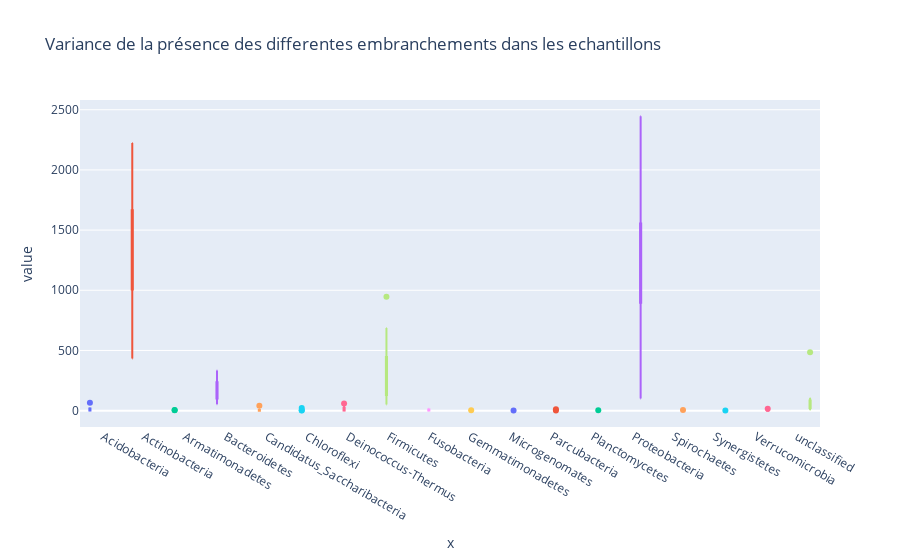

This figure's notebook cell:
### Code cell
#Objectif : Visualisation de la variance des differents embranchements

matrice=df.groupby(by="embranchement").sum()
embranchement = list(matrice.index.values)
samples = list(matrice.columns.values)


fig = px.box(matrice, 
             x=embranchement,
             y=samples,
             color=embranchement,
             title="Variance de la présence des differentes embranchements dans les echantillons")
fig.update_layout(showlegend=False)
fig.show()

### Figure 1 — Plotly figure (JSON) as saved in the notebook; plotly's stock layout.template omitted (floating-point values rounded to 4 significant figures)
{"data": [{"alignmentgroup": "True", "hovertemplate": "color=Acidobacteria<br>x=%{x}<br>value=%{y}<extra></extra>", "legendgroup": "Acidobacteria", "marker": {"color": "#636efa"}, "name": "Acidobacteria", "notched": false, "offsetgroup": "Acidobacteria", "orientation": "v", "showlegend": true, "type": "box", "x": ["Acidobacteria", "Acidobacteria", "Acidobacteria", "Acidobacteria", "Acidobacteria", "Acidobacteria", "Acidobacteria", "Acidobacteria", "Acidobacteria", "Acidobacteria", "Acidobacteria", "Acidobacteria", "Acidobacteria", "Acidobacteria"], "x0": " ", "xaxis": "x", "y": [6, 0, 3, 0, 17, 13, 0, 11, 19, 16, 65, 23, 7, 1], "y0": " ", "yaxis": "y"}, {"alignmentgroup": "True", "hovertemplate": "color=Actinobacteria<br>x=%{x}<br>value=%{y}<extra></extra>", "legendgroup": "Actinobacteria", "marker": {"color": "#EF553B"}, "name": "Actinobacteria", "notched": false, "offsetgroup": "Actinobacteria", "orientation": "v", "showlegend": true, "type": "box", "x": ["Actinobacteria", "Actinobacteria", "Actinobacteria", "Actinobacteria", "Actinobacteria", "Actinobacteria", "Actinobacteria", "Actinobacteria", "Actinobacteria", "Actinobacteria", "Actinobacteria", "Actinobacteria", "Actinobacteria", "Actinobacteria"], "x0": " ", "xaxis": "x", "y": [1669, 1483, 434, 2224, 1382, 978, 1665, 1077, 1133, 1013, 1006, 1400, 685, 1968], "y0": " ", "yaxis": "y"}, {"alignmentgroup": "True", "hovertemplate": "color=Armatimonadetes<br>x=%{x}<br>value=%{y}<extra></extra>", "legendgroup": "Armatimonadetes", "marker": {"color": "#00cc96"}, "name": "Armatimonadetes", "notched": false, "offsetgroup": "Armatimonadetes", "orientation": "v", "showlegend": true, "type": "box", "x": ["Armatimonadetes", "Armatimonadetes", "Armatimonadetes", "Armatimonadetes", "Armatimonadetes", "Armatimonadetes", "Armatimonadetes", "Armatimonadetes", "Armatimonadetes", "Armatimonadetes", "Armatimonadetes", "Armatimonadetes", "Armatimonadetes", "Armatimonadetes"], "x0": " ", "xaxis": "x", "y": [0, 0, 0, 0, 0, 0, 5, 0, 1, 0, 3, 0, 2, 0], "y0": " ", "yaxis": "y"}, {"alignmentgroup": "True", "hovertemplate": "color=Bacteroidetes<br>x=%{x}<br>value=%{y}<extra></extra>", "legendgroup": "Bacteroidetes", "marker": {"color": "#ab63fa"}, "name": "Bacteroidetes", "notched": false, "offsetgroup": "Bacteroidetes", "orientation": "v", "showlegend": true, "type": "box", "x": ["Bacteroidetes", "Bacteroidetes", "Bacteroidetes", "Bacteroidetes", "Bacteroidetes", "Bacteroidetes", "Bacteroidetes", "Bacteroidetes", "Bacteroidetes", "Bacteroidetes", "Bacteroidetes", "Bacteroidetes", "Bacteroidetes", "Bacteroidetes"], "x0": " ", "xaxis": "x", "y": [100, 170, 54, 84, 201, 333, 127, 235, 267, 228, 276, 120, 117, 80], "y0": " ", "yaxis": "y"}, {"alignmentgroup": "True", "hovertemplate": "color=Candidatus_Saccharibacteria<br>x=%{x}<br>value=%{y}<extra></extra>", "legendgroup": "Candidatus_Saccharibacteria", "marker": {"color": "#FFA15A"}, "name": "Candidatus_Saccharibacteria", "notched": false, "offsetgroup": "Candidatus_Saccharibacteria", "orientation": "v", "showlegend": true, "type": "box", "x": ["Candidatus_Saccharibacteria", "Candidatus_Saccharibacteria", "Candidatus_Saccharibacteria", "Candidatus_Saccharibacteria", "Candidatus_Saccharibacteria", "Candidatus_Saccharibacteria", "Candidatus_Saccharibacteria", "Candidatus_Saccharibacteria", "Candidatus_Saccharibacteria", "Candidatus_Saccharibacteria", "Candidatus_Saccharibacteria", "Candidatus_Saccharibacteria", "Candidatus_Saccharibacteria", "Candidatus_Saccharibacteria"], "x0": " ", "xaxis": "x", "y": [10, 0, 0, 1, 12, 6, 0, 0, 6, 3, 40, 1, 1, 0], "y0": " ", "yaxis": "y"}, {"alignmentgroup": "True", "hovertemplate": "color=Chloroflexi<br>x=%{x}<br>value=%{y}<extra></extra>", "legendgroup": "Chloroflexi", "marker": {"color": "#19d3f3"}, "name": "Chloroflexi", "notched": false, "offsetgroup": "Chloroflexi", "orientation": "v", "showlegend": true, "type": "box", "x": ["Chloroflexi", "Chloroflexi", "Chloroflexi", "Chloroflexi", "Chloroflexi", "Chloroflexi", "Chloroflexi", "Chloroflexi", "Chloroflexi", "Chloroflexi", "Chloroflexi", "Chloroflexi", "Chloroflexi", "Chloroflexi"], "x0": " ", "xaxis": "x", "y": [0, 0, 0, 0, 0, 0, 0, 0, 3, 0, 23, 1, 0, 0], "y0": " ", "yaxis": "y"}, {"alignmentgroup": "True", "hovertemplate": "color=Deinococcus-Thermus<br>x=%{x}<br>value=%{y}<extra></extra>", "legendgroup": "Deinococcus-Thermus", "marker": {"color": "#FF6692"}, "name": "Deinococcus-Thermus", "notched": false, "offsetgroup": "Deinococcus-Thermus", "orientation": "v", "showlegend": true, "type": "box", "x": ["Deinococcus-Thermus", "Deinococcus-Thermus", "Deinococcus-Thermus", "Deinococcus-Thermus", "Deinococcus-Thermus", "Deinococcus-Thermus", "Deinococcus-Thermus", "Deinococcus-Thermus", "Deinococcus-Thermus", "Deinococcus-Thermus", "Deinococcus-Thermus", "Deinococcus-Thermus", "Deinococcus-Thermus", "Deinococcus-Thermus"], "x0": " ", "xaxis": "x", "y": [10, 20, 0, 12, 59, 50, 0, 0, 23, 28, 5, 10, 2, 1], "y0": " ", "yaxis": "y"}, {"alignmentgroup": "True", "hovertemplate": "color=Firmicutes<br>x=%{x}<br>value=%{y}<extra></extra>", "legendgroup": "Firmicutes", "marker": {"color": "#B6E880"}, "name": "Firmicutes", "notched": false, "offsetgroup": "Firmicutes", "orientation": "v", "showlegend": true, "type": "box", "x": ["Firmicutes", "Firmicutes", "Firmicutes", "Firmicutes", "Firmicutes", "Firmicutes", "Firmicutes", "Firmicutes", "Firmicutes", "Firmicutes", "Firmicutes", "Firmicutes", "Firmicutes", "Firmicutes"], "x0": " ", "xaxis": "x", "y": [686, 457, 155, 440, 123, 94, 378, 446, 130, 131, 51, 433, 363, 946], "y0": " ", "yaxis": "y"}, {"alignmentgroup": "True", "hovertemplate": "color=Fusobacteria<br>x=%{x}<br>value=%{y}<extra></extra>", "legendgroup": "Fusobacteria", "marker": {"color": "#FF97FF"}, "name": "Fusobacteria", "notched": false, "offsetgroup": "Fusobacteria", "orientation": "v", "showlegend": true, "type": "box", "x": ["Fusobacteria", "Fusobacteria", "Fusobacteria", "Fusobacteria", "Fusobacteria", "Fusobacteria", "Fusobacteria", "Fusobacteria", "Fusobacteria", "Fusobacteria", "Fusobacteria", "Fusobacteria", "Fusobacteria", "Fusobacteria"], "x0": " ", "xaxis": "x", "y": [15, 7, 8, 12, 1, 2, 14, 0, 3, 2, 1, 9, 2, 4], "y0": " ", "yaxis": "y"}, {"alignmentgroup": "True", "hovertemplate": "color=Gemmatimonadetes<br>x=%{x}<br>value=%{y}<extra></extra>", "legendgroup": "Gemmatimonadetes", "marker": {"color": "#FECB52"}, "name": "Gemmatimonadetes", "notched": false, "offsetgroup": "Gemmatimonadetes", "orientation": "v", "showlegend": true, "type": "box", "x": ["Gemmatimonadetes", "Gemmatimonadetes", "Gemmatimonadetes", "Gemmatimonadetes", "Gemmatimonadetes", "Gemmatimonadetes", "Gemmatimonadetes", "Gemmatimonadetes", "Gemmatimonadetes", "Gemmatimonadetes", "Gemmatimonadetes", "Gemmatimonadetes", "Gemmatimonadetes", "Gemmatimonadetes"], "x0": " ", "xaxis": "x", "y": [0, 0, 1, 0, 3, 1, 0, 0, 0, 1, 2, 0, 0, 0], "y0": " ", "yaxis": "y"}, {"alignmentgroup": "True", "hovertemplate": "color=Microgenomates<br>x=%{x}<br>value=%{y}<extra></extra>", "legendgroup": "Microgenomates", "marker": {"color": "#636efa"}, "name": "Microgenomates", "notched": false, "offsetgroup": "Microgenomates", "orientation": "v", "showlegend": true, "type": "box", "x": ["Microgenomates", "Microgenomates", "Microgenomates", "Microgenomates", "Microgenomates", "Microgenomates", "Microgenomates", "Microgenomates", "Microgenomates", "Microgenomates", "Microgenomates", "Microgenomates", "Microgenomates", "Microgenomates"], "x0": " ", "xaxis": "x", "y": [0, 0, 0, 0, 2, 0, 0, 0, 0, 0, 0, 0, 0, 0], "y0": " ", "yaxis": "y"}, {"alignmentgroup": "True", "hovertemplate": "color=Parcubacteria<br>x=%{x}<br>value=%{y}<extra></extra>", "legendgroup": "Parcubacteria", "marker": {"color": "#EF553B"}, "name": "Parcubacteria", "notched": false, "offsetgroup": "Parcubacteria", "orientation": "v", "showlegend": true, "type": "box", "x": ["Parcubacteria", "Parcubacteria", "Parcubacteria", "Parcubacteria", "Parcubacteria", "Parcubacteria", "Parcubacteria", "Parcubacteria", "Parcubacteria", "Parcubacteria", "Parcubacteria", "Parcubacteria", "Parcubacteria", "Parcubacteria"], "x0": " ", "xaxis": "x", "y": [0, 0, 0, 0, 0, 0, 0, 0, 0, 1, 12, 0, 0, 0], "y0": " ", "yaxis": "y"}, {"alignmentgroup": "True", "hovertemplate": "color=Planctomycetes<br>x=%{x}<br>value=%{y}<extra></extra>", "legendgroup": "Planctomycetes", "marker": {"color": "#00cc96"}, "name": "Planctomycetes", "notched": false, "offsetgroup": "Planctomycetes", "orientation": "v", "showlegend": true, "type": "box", "x": ["Planctomycetes", "Planctomycetes", "Planctomycetes", "Planctomycetes", "Planctomycetes", "Planctomycetes", "Planctomycetes", "Planctomycetes", "Planctomycetes", "Planctomycetes", "Planctomycetes", "Planctomycetes", "Planctomycetes", "Planctomycetes"], "x0": " ", "xaxis": "x", "y": [0, 0, 0, 0, 1, 1, 3, 0, 2, 1, 0, 0, 0, 0], "y0": " ", "yaxis": "y"}, {"alignmentgroup": "True", "hovertemplate": "color=Proteobacteria<br>x=%{x}<br>value=%{y}<extra></extra>", "legendgroup": "Proteobacteria", "marker": {"color": "#ab63fa"}, "name": "Proteobacteria", "notched": false, "offsetgroup": "Proteobacteria", "orientation": "v", "showlegend": true, "type": "box", "x": ["Proteobacteria", "Proteobacteria", "Proteobacteria", "Proteobacteria", "Proteobacteria", "Proteobacteria", "Proteobacteria", "Proteobacteria", "Proteobacteria", "Proteobacteria", "Proteobacteria", "Proteobacteria", "Proteobacteria", "Proteobacteria"], "x0": " ", "xaxis": "x", "y": [593, 960, 2445, 340, 1229, 1555, 897, 1272, 1419, 1634, 1133, 1096, 1906, 100], "y0": " ", "yaxis": "y"}, {"alignmentgroup": "True", "hovertemplate": "color=Spirochaetes<br>x=%{x}<br>value=%{y}<extra></extra>", "legendgroup": "Spirochaetes", "marker": {"color": "#FFA15A"}, "name": "Spirochaetes", "notched": false, "offsetgroup": "Spirochaetes", "orientation": "v", "showlegend": true, "type": "box", "x": ["Spirochaetes", "Spirochaetes", "Spirochaetes", "Spirochaetes", "Spirochaetes", "Spirochaetes", "Spirochaetes", "Spirochaetes", "Spirochaetes", "Spirochaetes", "Spirochaetes", "Spirochaetes", "Spirochaetes", "Spirochaetes"], "x0": " ", "xaxis": "x", "y": [0, 0, 0, 0, 0, 0, 0, 0, 6, 0, 0, 0, 0, 0], "y0": " ", "yaxis": "y"}, {"alignmentgroup": "True", "hovertemplate": "color=Synergistetes<br>x=%{x}<br>value=%{y}<extra></extra>", "legendgroup": "Synergistetes", "marker": {"color": "#19d3f3"}, "name": "Synergistetes", "notched": false, "offsetgroup": "Synergistetes", "orientation": "v", "showlegend": true, "type": "box", "x": ["Synergistetes", "Synergistetes", "Synergistetes", "Synergistetes", "Synergistetes", "Synergistetes", "Synergistetes", "Synergistetes", "Synergistetes", "Synergistetes", "Synergistetes", "Synergistetes", "Synergistetes", "Synergistetes"], "x0": " ", "xaxis": "x", "y": [0, 0, 0, 0, 0, 0, 0, 0, 0, 0, 0, 0, 2, 0], "y0": " ", "yaxis": "y"}, {"alignmentgroup": "True", "hovertemplate": "color=Verrucomicrobia<br>x=%{x}<br>value=%{y}<extra></extra>", "legendgroup": "Verrucomicrobia", "marker": {"color": "#FF6692"}, "name": "Verrucomicrobia", "notched": false, "offsetgroup": "Verrucomicrobia", "orientation": "v", "showlegend": true, "type": "box", "x": ["Verrucomicrobia", "Verrucomicrobia", "Verrucomicrobia", "Verrucomicrobia", "Verrucomicrobia", "Verrucomicrobia", "Verrucomicrobia", "Verrucomicrobia", "Verrucomicrobia", "Verrucomicrobia", "Verrucomicrobia", "Verrucomicrobia", "Verrucomicrobia", "Verrucomicrobia"], "x0": " ", "xaxis": "x", "y": [0, 0, 0, 0, 0, 1, 0, 0, 1, 1, 16, 0, 0, 0], "y0": " ", "yaxis": "y"}, {"alignmentgroup": "True", "hovertemplate": "color=unclassified<br>x=%{x}<br>value=%{y}<extra></extra>", "legendgroup": "unclassified", "marker": {"color": "#B6E880"}, "name": "unclassified", "notched": false, "offsetgroup": "unclassified", "orientation": "v", "showlegend": true, "type": "box", "x": ["unclassified", "unclassified", "unclassified", "unclassified", "unclassified", "unclassified", "unclassified", "unclassified", "unclassified", "unclassified", "unclassified", "unclassified", "unclassified", "unclassified"], "x0": " ", "xaxis": "x", "y": [30, 22, 19, 6, 89, 85, 30, 78, 106, 60, 486, 26, 32, 19], "y0": " ", "yaxis": "y"}], "layout": {"boxmode": "group", "legend": {"title": {"text": "color"}, "tracegroupgap": 0}, "showlegend": false, "title": {"text": "Variance de la présence des differentes embranchements dans les echantillons"}, "xaxis": {"anchor": "y", "domain": [0, 1], "title": {"text": "x"}}, "yaxis": {"anchor": "x", "domain": [0, 1], "title": {"text": "value"}}}}
